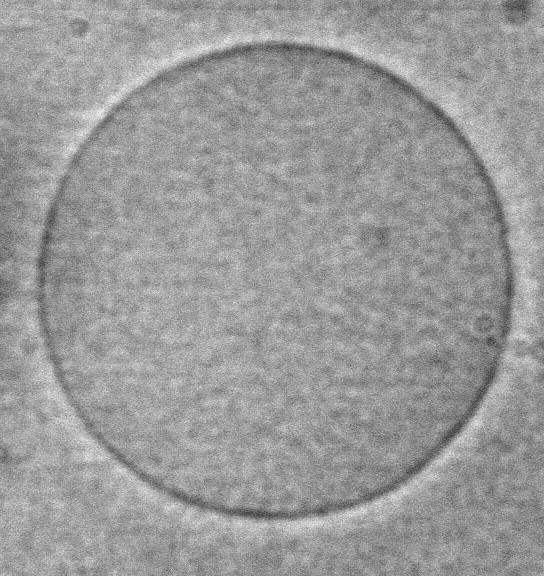
#> input picture 06_taller05/ves_full_150_002.jpg, 544 x 576 px
$ jupyter execute --allow-errors granulometria.ipynb   (shell and % lines are left out)
#> lines starting #> are read from the running program, lines starting #| are printed output that depends on the picture; after the words box and inside, x2 and y2 are one past the last pixel; in counts of white or black regions, pixels touching at a corner belong together
## Taller 5

### Encontrar el tamaño de la vesícula

[cell 1]
%pylab inline
from scipy import ndimage

[cell 2]
from PIL import Image
from PIL import ImageOps
from skimage import feature

Lo primero que se hace es importar la imagen, luego se pasa la imagen a escala de grises, tambien se le aplica un poco de contraste a la imagen para que canny funcione mejor. Por ultimo, se pasa la imagen a forma de vector con la función de numpy asarray.

#> (a cell that did not finish here is left out)

[cell 4]
foto = Image.open("ves_full_150_002.jpg")
#> foto is the input picture: PIL image 544x576 RGB; min 41, max 255, mean 154.2
imagen_gris = foto.convert('L')
autocontraste = ImageOps.autocontrast(imagen_gris, cutoff=0)
autocontraste.show()
#> (the rest of this cell did not finish here and is left out)

Luego, se palica canny que basicamente reconoce los bordes de la figura, en este caso se utilizo un sigma de 4 en el canny para eliminar todo el ruido que pueda tener la imagen.

#> (a cell that did not finish here is left out)

[cell 6]
from skimage import data, color
from skimage.transform import hough_circle, hough_circle_peaks
from skimage.feature import canny
from skimage.draw import circle_perimeter
from skimage.util import img_as_ubyte

Luego, se aplica hough para formar el circulo de la vesiculo y asi poder determinar su tamaño, en este caso los limites para el tamaño de la vesicula que se utlizaron fueron de 200 y 350.

[cell 7]
hough_radii = np.arange(200, 350, 2)
#> (the rest of this cell did not finish here and is left out)

#> (a cell that did not finish here is left out)

Luego, con la función cincle_perimeter obtenemos los puntos del perimetro dle circulo y lo graficamos

#> (a cell that did not finish here is left out)

#> (a cell that did not finish here is left out)

La vesícula tiene de diámetro 480 pixeles y la posición de su centroide es 275 en x y 281 en y

## Granulometria

Lo primero que se hizo fue importar la imagen original

#> (a cell that did not finish here is left out)

[cell 12]
import cv2

Luego se utliza la libreria cv2 para covertir la imagen en binario.

[cell 13]
img = cv2.imread('000398.jpg')
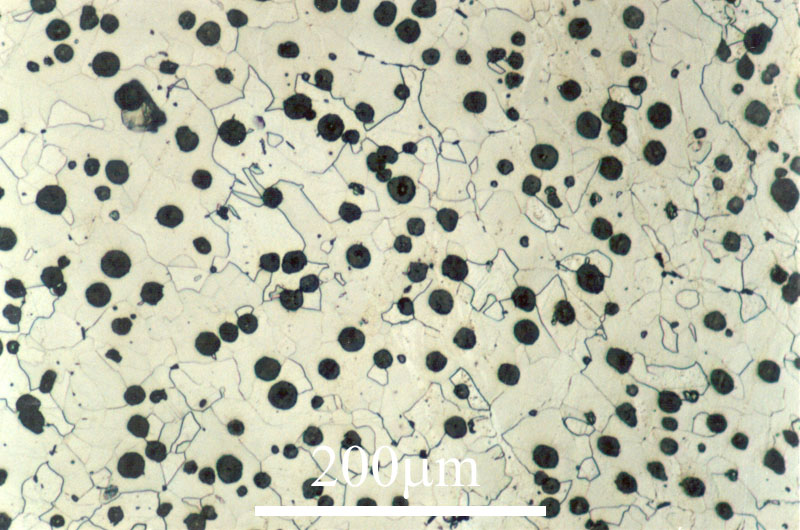
#> input picture 06_taller05/000398.jpg, 800 x 530 px
#> img is the input picture: shape (530, 800, 3); mean B, G, R 171.7, 192.3, 190.5
img2 = cv2.imread('000398.jpg')
img3 = cv2.imread('000398.jpg')
gray = cv2.cvtColor(img,cv2.COLOR_BGR2GRAY)
gray2 = cv2.cvtColor(img,cv2.COLOR_BGR2GRAY)
ret, thresh = cv2.threshold(gray,0,255,cv2.THRESH_BINARY_INV+cv2.THRESH_OTSU)
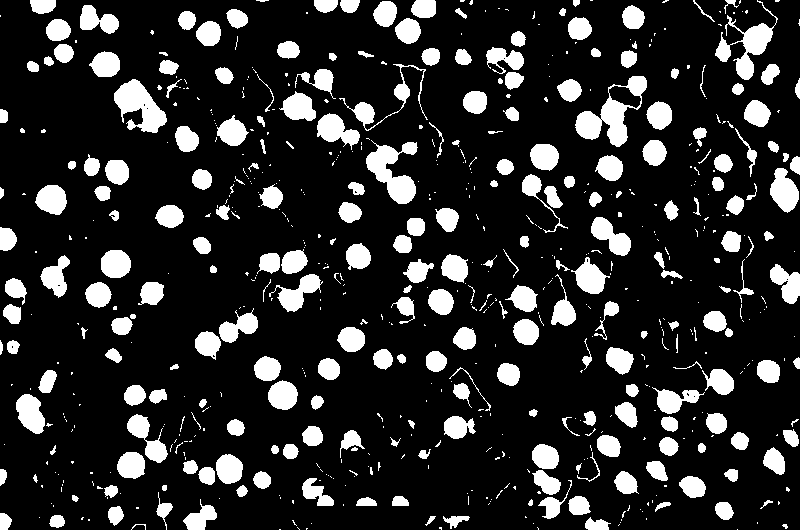
#> thresh: shape (530, 800); 16.9% white; 667 white regions (414 under 20 px), largest, box (x1, y1, x2, y2) and area: (575, 76, 647, 147) 1885, (366, 140, 418, 204) 1602, (114, 79, 167, 133) 1545
#> ret = 142
ret2, thresh2 = cv2.threshold(gray,255,255,cv2.THRESH_BINARY_INV+cv2.THRESH_OTSU)
#> ret2 = 142

#> (a cell that did not finish here is left out)

[cell 15]
# noise removal
kernel = np.ones((3,3),np.uint8)
opening = cv2.morphologyEx(thresh,cv2.MORPH_OPEN,kernel, iterations = 2)
#> opening: shape (530, 800); 15.2% white; 205 white regions, largest, box (x1, y1, x2, y2) and area: (576, 99, 627, 146) 1466, (114, 80, 166, 133) 1431, (366, 146, 416, 204) 1412

# sure background area
sure_bg = cv2.dilate(opening,kernel,iterations=3)
#> sure_bg: shape (530, 800); 27.3% white; 152 white regions, largest, box (x1, y1, x2, y2) and area: (280, 90, 377, 147) 2998, (257, 247, 323, 314) 2617, (644, 387, 701, 484) 2569

# Finding sure foreground area
dist_transform = cv2.distanceTransform(opening,cv2.DIST_L2,5)
ret, sure_fg = cv2.threshold(dist_transform,0.3*dist_transform.max(),255,0)
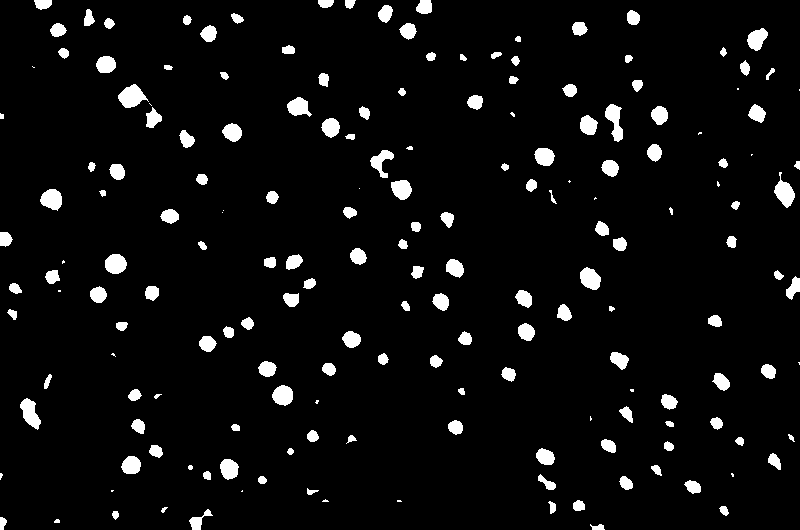
#> sure_fg: shape (530, 800) float32; 5.2% white; 183 white regions (26 under 20 px), largest, box (x1, y1, x2, y2) and area: (118, 84, 149, 108) 441, (774, 172, 795, 208) 385, (605, 104, 623, 142) 384
#> ret = 4.44

# Finding unknown region
sure_fg = np.uint8(sure_fg)
unknown = cv2.subtract(sure_bg,sure_fg)
#> unknown: shape (530, 800); 22.1% white; 152 white regions, largest, box (x1, y1, x2, y2) and area: (280, 90, 377, 147) 2255, (644, 387, 701, 484) 2191, (257, 247, 323, 314) 2033

Luego, se reconoce lo que es grafito y lo que no es.

[cell 16]
plt.figure(figsize=(10,8))
plt.subplot(2,2,1)
plt.title("White region shows sure foreground")
#> (the rest of this cell did not finish here and is left out)

Se le ponen marcadores a los nodulos de grafito.

[cell 17]
# Marker labelling
ret, markers = cv2.connectedComponents(sure_fg)
#> markers: shape (530, 800) int32; 184 distinct labels, from 0 to 183
#> ret = 184
# Add one to all labels so that sure background is not 0, but 1
markers = markers+1
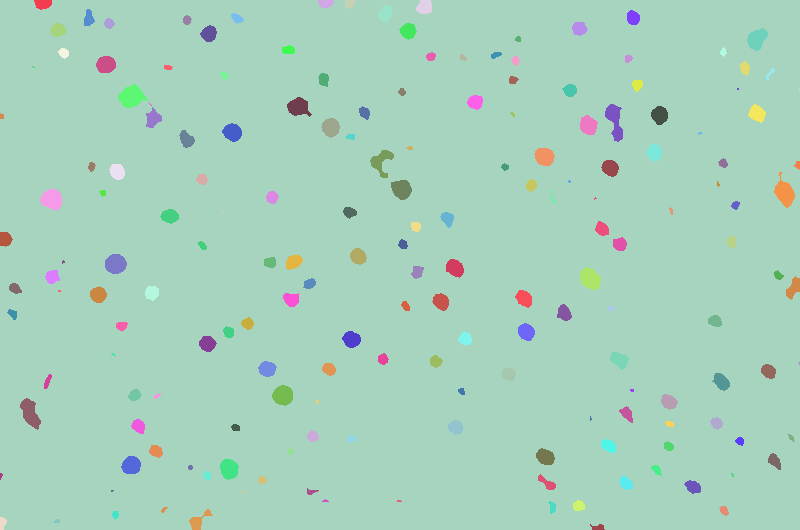
#> markers: shape (530, 800) int32; 184 distinct labels, from 1 to 184; one colour per label, 0 black
# Now, mark the region of unknown with zero
markers[unknown==255] = 0
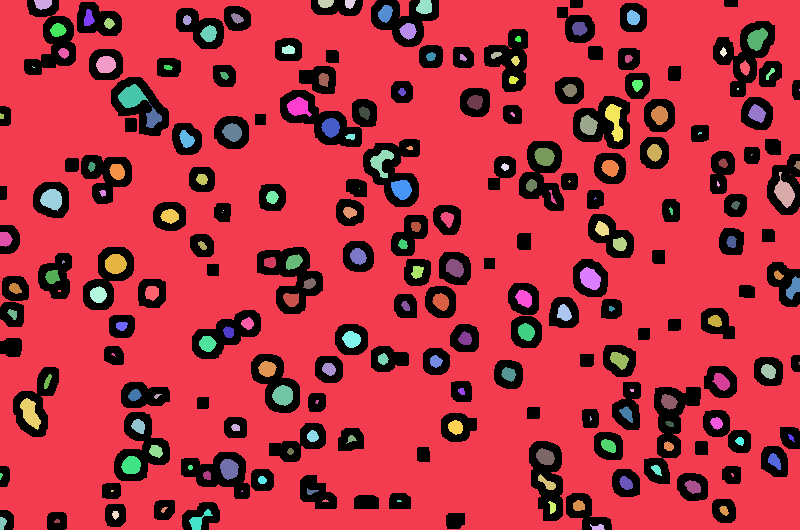
#> markers: shape (530, 800) int32; 185 distinct labels, from 0 to 184; one colour per label, 0 black

[cell 18]
plt.title("White region shows sure foreground")
#> (the rest of this cell did not finish here and is left out)

Y por último ponemos los mercadares reconocidos sobre la imagen.

[cell 19]
markers = cv2.watershed(img,markers)
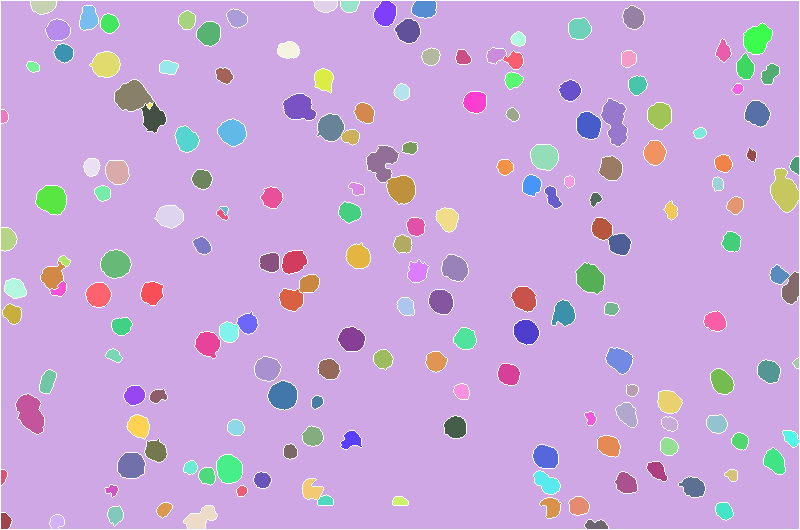
#> markers: shape (530, 800) int32; 184 distinct labels, from -1 to 184; one colour per label, 0 black, -1 white

[cell 20]
img[markers == -1] = [255,0,0]
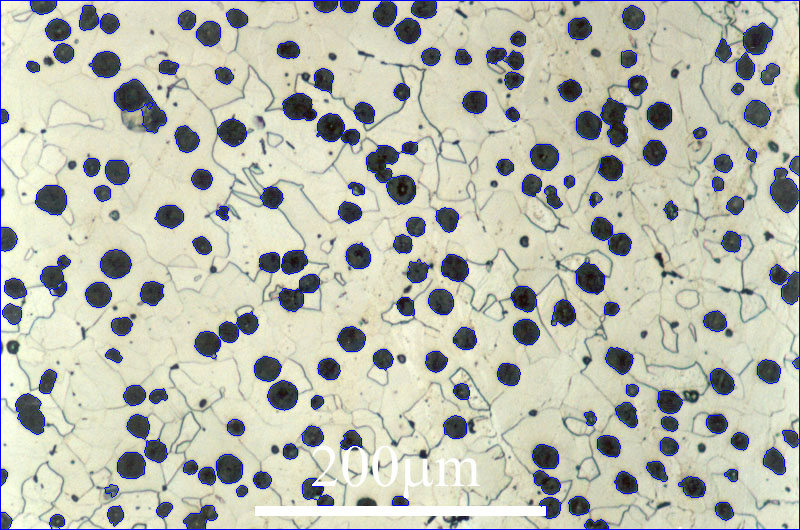
#> img: shape (530, 800, 3); 3.09% of pixels changed, all inside (x1, y1, x2, y2) = (0, 0, 800, 530)

[cell 21]
plt.figure(figsize=(20,10))
plt.imshow(img)

[cell 22]
ret
#> Out = 184

Para poder aplicar hough se hace que la imagen tenga fonfo negro y los marcadores esten en blanco.

[cell 23]
for i in range (0,530):
    for y in range(0,800):
        for z in range(0,3):

            img2[i][y][z]=0
#> img2: shape (530, 800, 3); every value is 0

[cell 24]
img2[markers == -1] = [255,255,255]
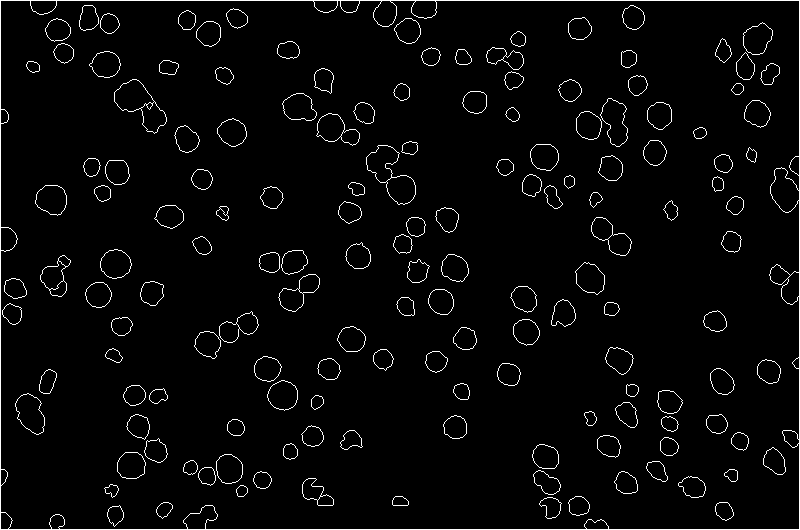
#> img2: shape (530, 800, 3); 3.1% white in thin lines or dots

[cell 25]
plt.figure(figsize=(20,10))
plt.imshow(img2)

Luego, se aplica hough teniendo como limites 5 y 20, y sabiendo que hay aproximadamente 184 circulos.

[cell 26]
from skimage import data, color
from skimage.transform import hough_circle, hough_circle_peaks
from skimage.feature import canny
from skimage.draw import circle_perimeter
from skimage.util import img_as_ubyte

[cell 27]
gray3 = cv2.cvtColor(img2,cv2.COLOR_BGR2GRAY)
#> gray3: shape (530, 800); 3.1% white in thin lines or dots

[cell 28]
hough_radii = np.arange(5,20,1)
hough_res = hough_circle(gray3, hough_radii)

[cell 29]
hough_radii

[cell 30]
accums, cx, cy, radii = hough_circle_peaks(hough_res, hough_radii,
                                           total_num_peaks=184)
#> accums = 184 values, max 0.75 at index 0, min 0.45 at index 182, mean 0.519; cx = 184 values, max 794 at index 130, min 1 at index 96, mean 393; cy = 184 values, max 524 at index 13, min 15 at index 101, mean 260.6; radii = 184 values, max 15 at index 73, min 5 at index 4, mean 8.87

[cell 31]
plt.figure(figsize=(20,10))
for center_y, center_x, radius in zip(cy, cx, radii):
    circy, circx = circle_perimeter(center_y, center_x, radius)
    plt.plot(circx,circy,',r')
#> this loop made 184 passes
#> (center_y, center_x, radius) on passes 1 to 3: (390, 632, 6), (401, 317, 6), (467, 190, 7)

plt.imshow(img3)
#> figure, not shown here; B, G, R data is drawn as R, G, B

Se recorta la imagen original para poder hacer la conversión de pixeles a $\mu$/m

[cell 32]
lx, ly = img3.shape[0:2]
#> lx = 530; ly = 800
# Cropping
crop_face = img3[420:600,255:546, :]
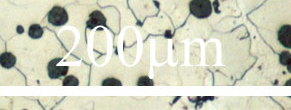
#> crop_face: shape (110, 291, 3); mean B, G, R 189.6, 208.6, 206.9
plt.figure(figsize=(10,5))
plt.imshow(crop_face)

Se tiene que 200 $\mu$/m son aproximadamente 291 pixeles, utilizaremos este valor como factor de conversión,

[cell 33]
radiome=radii*(200/291)
#> radiome = 184 values, max 10.31 at index 73, min 3.44 at index 4, mean 6.1

[cell 34]
Diametro = radiome*2
#> Diametro = 184 values, max 20.62 at index 73, min 6.87 at index 4, mean 12.19

Siendo los diametros [$\mu$/m] encontrados:

[cell 35]
Diametro
#> Out has the same summary as Diametro

Se usa la libreria seaborn para ver la disribución e histograma de los nodulos de grafito.

[cell 36]
import seaborn as sns
sns.set(color_codes=False)

[cell 37]
plt.title("Distribución de diametros")
sns.distplot(Diametro)
#> figure, not shown here; tallest bar 0.127 high, from x = 6.87 to 8.84; curve peaks at x = 11.08, y = 0.0866

[cell 38]
plt.title("Histograma de diamteros")
sns.distplot(radii, kde=False, rug=True)
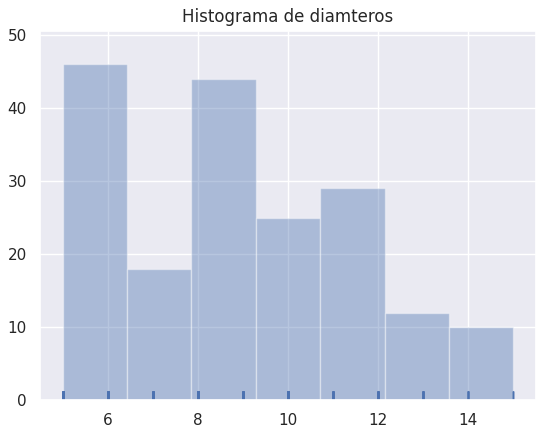
#> figure drawn by matplotlib, 1 panel; tallest bar 46 high, from x = 5 to 6.43
